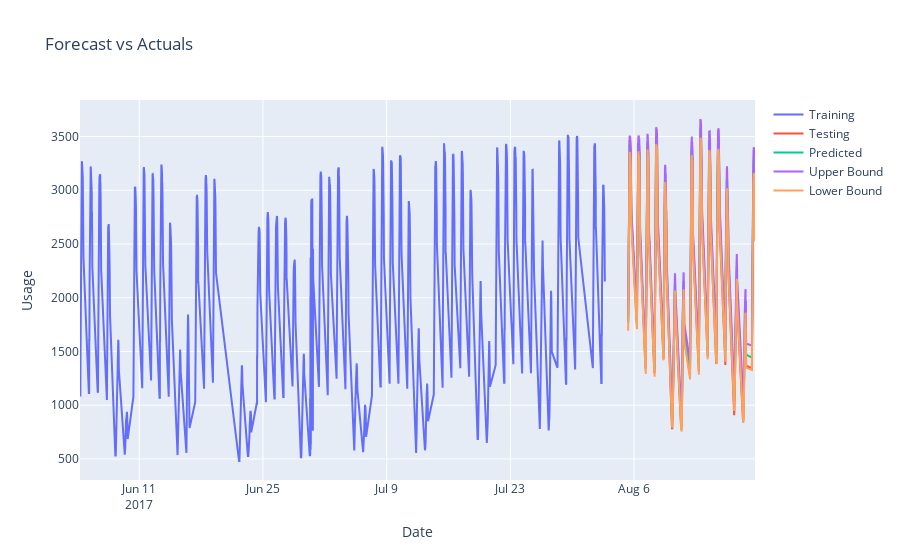

The cell this chart's notebook holds for it:
### Code cell
import plotly.graph_objs as go

fig = go.Figure()

# Add training data
fig.add_trace(go.Scatter(x=train['ds'], y=train['y'], name='Training'))

# Add testing data
fig.add_trace(go.Scatter(x=test['ds'], y=test['y'], name='Testing'))

# Add predicted values
fig.add_trace(go.Scatter(x=forecast['ds'], y=forecast['yhat'], name='Predicted'))

# Add upper and lower bounds
fig.add_trace(go.Scatter(x=forecast['ds'], y=forecast['yhat_upper'], name='Upper Bound'))
fig.add_trace(go.Scatter(x=forecast['ds'], y=forecast['yhat_lower'], name='Lower Bound'))

fig.update_layout(title='Forecast vs Actuals', xaxis_title='Date', yaxis_title='Usage')

fig.show()

### Figure 1 — Plotly figure (JSON) as saved in the notebook; plotly's stock layout.template omitted (floating-point values rounded to 4 significant figures; data arrays with more than 128 entries replaced by an {"elided": "..."} marker saying what was removed)
{"data": [{"name": "Training", "type": "scatter", "x": {"elided": "1138 str values"}, "y": {"elided": "1138 int values"}}, {"name": "Testing", "type": "scatter", "x": {"elided": "305 str values"}, "y": {"elided": "305 int values"}}, {"name": "Predicted", "type": "scatter", "x": {"elided": "305 str values"}, "y": {"elided": "305 float values"}}, {"name": "Upper Bound", "type": "scatter", "x": {"elided": "305 str values"}, "y": {"elided": "305 float values"}}, {"name": "Lower Bound", "type": "scatter", "x": {"elided": "305 str values"}, "y": {"elided": "305 float values"}}], "layout": {"title": {"text": "Forecast vs Actuals"}, "xaxis": {"title": {"text": "Date"}}, "yaxis": {"title": {"text": "Usage"}}}}
